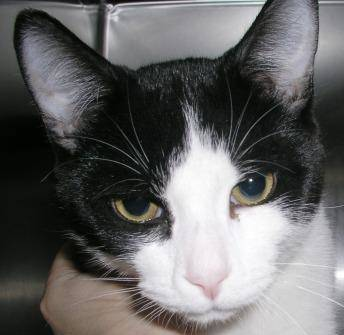
#> input picture Dataset/Cat/cat.1014.jpg, 344 x 335 px, found by its file name; its folder holds only this picture in this run
$ jupyter execute --allow-errors main.ipynb
#> lines starting #> are read from the running program, lines starting #| are printed output that depends on the picture
[cell 1]
# Importing Dependencies

import os
import numpy as np
import cv2 as cv
import matplotlib.pyplot as plt
import random
from sklearn.model_selection import train_test_split
from sklearn.svm import SVC

[cell 2]
dir = r'C:\Users\rusha\OneDrive\Documents\ML-PROJECTS\ProdigyInfoTech\SVM_Classifier\Dataset'

[cell 3]
# Setting Path and Reshaping

categories = ['Cat', 'Dog']

data = []

for category in categories:
    path = os.path.join(dir, category)
    label = categories.index(category)

    for img in os.listdir(path):
        imgpath = os.path.join(path, img)
        pet_img = cv.imread(imgpath, 0)
#> pet_img: shape (335, 344); min 0, max 255, mean 101.7
        try:
            pet_img = cv.resize(pet_img, (100, 100), interpolation=cv.INTER_AREA)
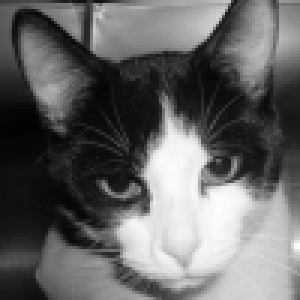
#> pet_img: shape (100, 100) (shown 3 times larger); min 2, max 254, mean 101.7
            # print(pet_img.shape)
        except:
            break
        image = np.array(pet_img).flatten()
#> image = 10000 values, max 254 at index 6972, min 2 at index 4305, mean 101.7
        data.append([image,label])
#> pass 2 of the loop `for category in categories:`:
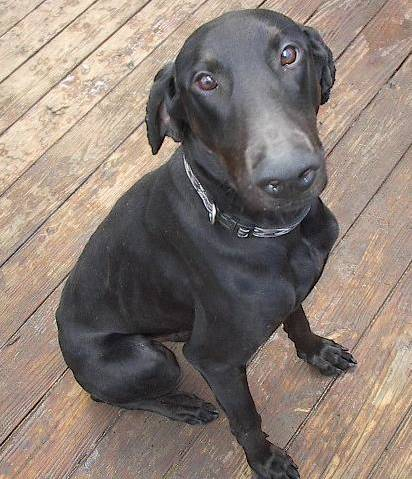
#> input picture Dataset/Dog/dog.1036.jpg, 412 x 479 px, found by its file name
#> `pet_img = cv.imread(imgpath, 0)`:
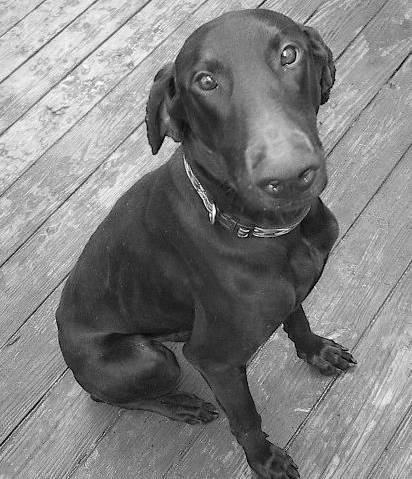
#> pet_img: shape (479, 412); min 0, max 255, mean 128.4
#> `pet_img = cv.resize(pet_img, (100, 100), interpolation=cv.INTER_AREA)`:
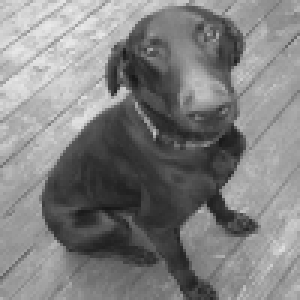
#> pet_img: shape (100, 100) (shown 3 times larger); min 22, max 233, mean 128.4
#> image = 10000 values, max 233 at index 323, min 22 at index 6935, mean 128.4

print(len(data))
#| 2

[cell 4]
random.shuffle(data)

features = []
labels = []

for feature,label in data:
    features.append(feature)
    labels.append(label)
#> this loop made 2 passes
#> label on passes 1 to 2: 0, 1
#> after the loop, features = 2 items; labels = [0, 1]

[cell 5]
# Splitting the Dataset

x_train, x_test, y_train, y_test = train_test_split(features, labels, test_size=0.2)
#> x_train = 1 item; x_test = 1 item; y_train = [0]; y_test = [1]
